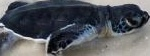
#> input picture COMP_9517-Works/OneDrive_2024-09-10/Traditonal Method/Final_Train_Set/110.jpg, 150 x 56 px, given as the content of the folder Penguins vs Turtles/archive/train/train, which was not available
$ jupyter execute --allow-errors 'Proposed_Detection_Method _1.ipynb'   (text cells are left out)
#> lines starting #> are read from the running program, lines starting #| are printed output that depends on the picture; after the words box and inside, x2 and y2 are one past the last pixel; in counts of white or black regions, pixels touching at a corner belong together; pictures that were not available may be replaced by others from this repository, and a replacement may not be noted
[cell 1]
import cv2
import matplotlib.pyplot as plt
import numpy as np

[cell 2]
def create_sift_detector_image_new_task3(img, nf, nOL, cT, eT, si):
    sift_create = cv2.SIFT_create(nfeatures=nf, nOctaveLayers=nOL, contrastThreshold=cT, edgeThreshold=eT, sigma=si)
    keypt, desc = sift_create.detectAndCompute(img, None)

    number_of_keypts = len(keypt)##'keypt' is a list

    reqd_keypts = int(0.1 * len(keypt))## reguired number of keypoints = 10/100 * keypoints in original image

    sift_create.setNFeatures(reqd_keypts)###setting nfeatures to required number of keypoints


    new_keypts, desc = sift_create.detectAndCompute(img, None) ##getting the new keypoints and descriptive features


    return new_keypts, desc

[cell 3]
def negative_image(img):
    img_arr = np.zeros(img.shape, dtype=img.dtype)

    for i in range(img_arr.shape[0]):
        for j in range(img_arr.shape[1]):
            for k in range(img_arr.shape[2]):
                img_arr[i][j][k] = 255 - img[i][j][k]##subtracting 255 from pixel value in each channel

    return img_arr

[cell 4]
def Brute_Force_Matches(desc_neg, desc_img):
    bf = cv2.BFMatcher(cv2.NORM_L1, crossCheck=False)

    matches = bf.match(desc_img,desc_neg)

    ##sorting the matching points according to nearest distance
    matches = sorted(matches, key = lambda x:x.distance)

    return matches

[cell 5]
# [37 lines left out: function img_with_bbox, not called in this run]

[cell 6]
def Contour_Detect_Algo_OpenCV(img):

    ##Saving the Copy of the Image
    img_copy = img.copy()


    ##Step 1: Convert the Image to Grayscale
    img_gray = cv2.cvtColor(img_copy, cv2.COLOR_BGR2GRAY)

    ##Step 2: Reversing the Intensity of the Image
    reverse_gray = cv2.bitwise_not(img_gray)

    #Step 3: Binary Thresholded Image formation with thresh=180
    _, img_binary = cv2.threshold(reverse_gray, 180, 255, cv2.THRESH_BINARY)


    #Step 4: finding all the contours from the thresholded image
    contours, hierarchy = cv2.findContours(img_binary, cv2.RETR_LIST, cv2.CHAIN_APPROX_SIMPLE)

    ##checking if the length of contours or number of contours > 0
    if len(contours) > 0:

        ###evaluating the largest area of the contour
        biggest_contour = max(contours, key = cv2.contourArea)

        ##getting the coordinates of the bounding box
        x, y, w, h = cv2.boundingRect(biggest_contour)

        x_min = x
        y_min = y

        x_max = x + w
        y_max = y + h

    else:
        x_min = 0   ##if still number of contours detected in image is 0, returning original input image
        y_min = 0
        x_max = img_copy.shape[0]
        y_max = img_copy.shape[1]

    return x_min, y_min, x_max , y_max

[cell 7]
def detection_T3(img):

    img_copy = img.copy()
    ##Step 1: Conversion to negative Image
    neg_img = negative_image(img)
    #plt.imshow(neg_img)

    ## Step 2: getting shift descriptor points from original image
    keypts_img, desc_img = create_sift_detector_image_new_task3(img, 0, 4, 0.04, 50, 1.67)


    ##Step 3: getting shift descriptor points from negative image
    keypts_neg_img, desc_neg = create_sift_detector_image_new_task3(neg_img, 0, 4, 0.04, 50, 1.67)

    ## Step4: finding matching keypoints between the negative and original image
    matching_keypts = Brute_Force_Matches(desc_neg, desc_img)


    ###Step 5: Bounding the image with bounding box
    if len(matching_keypts) > 55:
        x_min, y_min, x_max, y_max = img_with_bbox(matching_keypts, keypts_img, img)

    else:

        x_min, y_min, x_max, y_max = Contour_Detect_Algo_OpenCV(img_copy)

    return x_min, y_min, x_max, y_max

[cell 8]
import os
def loading_of_dataset(directory):
#> called with directory = 'Penguins vs Turtles/archive/train/train'
    imgs_dir = os.listdir(directory)


    count = 0
    for label in imgs_dir:
        img_dir = os.path.join(directory, label)##taking the full image directory
        image = cv2.imread(img_dir)
#> image is the input picture: shape (56, 150, 3); mean B, G, R 93.9, 88.2, 85.5
        img_rgb = image[:,:,::-1]
        min_x, min_y, max_x, max_y = detection_T3(image)
#> after the loop in negative_image, `for i in range(img_arr.shape[0]):`:
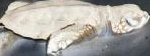
#> img_arr: shape (56, 150, 3); mean B, G, R 161.1, 166.8, 169.5
#> in create_sift_detector_image_new_task3, `keypt, desc = sift_create.detectAndCompute(img, None)`: keypt = 85 keypoints; strongest (x, y, size): (48, 38, 2.3), (6, 30, 3.6), (49, 51, 3.1), (11, 7, 4.7)
#> in create_sift_detector_image_new_task3, `number_of_keypts = len(keypt)##'keypt' is a list`: number_of_keypts = 85
#> in create_sift_detector_image_new_task3, `reqd_keypts = int(0.1 * len(keypt))## reguired number of keypoints = 1..`: reqd_keypts = 8
#> in create_sift_detector_image_new_task3, `new_keypts, desc = sift_create.detectAndCompute(img, None)`: new_keypts = 8 keypoints; (x, y, size): (48, 38, 2.3), (6, 30, 3.6), (49, 51, 3.1), (11, 7, 4.7), (145, 13, 2.3), (52, 47, 6.5), (68, 46, 1.8), (45, 38, 2)
#> in detection_T3, `keypts_img, desc_img = create_sift_detector_image_new_task3(img, 0, 4,..`: keypts_img has the same summary as new_keypts in create_sift_detector_image_new_task3
#> in detection_T3, `keypts_neg_img, desc_neg = create_sift_detector_image_new_task3(neg_im..`: keypts_neg_img has the same summary as new_keypts in create_sift_detector_image_new_task3
#> in Brute_Force_Matches, `matches = bf.match(desc_img,desc_neg)`: matches = 8 matches
#> in Contour_Detect_Algo_OpenCV, `img_gray = cv2.cvtColor(img_copy, cv2.COLOR_BGR2GRAY)`:
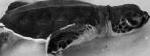
#> img_gray: shape (56, 150); min 0, max 242, mean 88.1
#> in Contour_Detect_Algo_OpenCV, `reverse_gray = cv2.bitwise_not(img_gray)`:
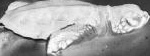
#> reverse_gray: shape (56, 150); min 13, max 255, mean 166.9
#> in Contour_Detect_Algo_OpenCV, `_, img_binary = cv2.threshold(reverse_gray, 180, 255, cv2.THRESH_BINARY)`:
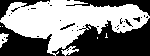
#> img_binary: shape (56, 150); 52.1% white; 34 black regions (27 under 20 px)
#> in Contour_Detect_Algo_OpenCV, `contours, hierarchy = cv2.findContours(img_binary, cv2.RETR_LIST, cv2...`: contours = 49 contours, 43 with area under 20; largest, box (x1, y1, x2, y2) and area: (0, 0, 150, 56) 4116, (61, 46, 79, 56) 60, (0, 33, 9, 48) 56, (59, 22, 76, 31) 46, (132, 16, 141, 23) 29, (124, 18, 133, 27) 28
#> in Contour_Detect_Algo_OpenCV, `biggest_contour = max(contours, key = cv2.contourArea)`: biggest_contour = contour of 250 points, box (x1, y1, x2, y2) (0, 0, 150, 56), area 4116
#> in Contour_Detect_Algo_OpenCV, `x, y, w, h = cv2.boundingRect(biggest_contour)`: x = 0; w = 150; h = 56
#> in Contour_Detect_Algo_OpenCV, `x_min = x`: x_min = 0
#> in Contour_Detect_Algo_OpenCV, `x_max = x + w`: x_max = 150
#> in Contour_Detect_Algo_OpenCV, `y_max = y + h`: y_max = 56
#> in detection_T3, `x_min, y_min, x_max, y_max = Contour_Detect_Algo_OpenCV(img_copy)`: x_min = 0; x_max = 150; y_max = 56
#> min_x = 0; min_y = 0; max_x = 150; max_y = 56

        cropped_image = image[min_y:max_y, min_x:max_x]

        cv2.imwrite('Final_Train_Set/{}.jpg'.format(count), cropped_image)
        count = count + 1

[cell 9]
train_directory = 'Penguins vs Turtles/archive/train/train'
loading_of_dataset(train_directory)

[cell 10]
import os
def loading_of_dataset(directory):
#> called with directory = 'Penguins vs Turtles/archive/valid/valid'
    imgs_dir = os.listdir(directory)

    predicted_coordinates = []
    count = 0
    for label in imgs_dir:
        img_dir = os.path.join(directory, label)##taking the full image directory
        image = cv2.imread(img_dir)
        img_rgb = image[:,:,::-1]


        min_x, min_y, max_x, max_y = detection_T3(image)
#> min_x = 0; min_y = 0; max_x = 150; max_y = 56


        predicted_coordinates.append([min_x, min_y, max_x, max_y])


        cropped_image = image[min_y:max_y, min_x:max_x]


        cv2.imwrite('Last_Valid_Set/{}.jpg'.format(count),  cropped_image)
        count = count + 1

    return predicted_coordinates

[cell 11]
validation_directory = 'Penguins vs Turtles/archive/valid/valid'
list_of_coords = loading_of_dataset(validation_directory)
#> list_of_coords = [[0, 0, 150, 56]]

[cell 12]
list_of_coords
#> Out = [[0, 0, 150, 56]]

[cell 13]
len(list_of_coords)
#> Out = 1

[cell 14]
import json

[cell 15]
valid_annotations_dir = 'valid_annotations'

#> (a cell that did not finish here is left out)

#> (a cell that did not finish here is left out)

[cell 18]
actual_coordinates = []

#> (the rest of this cell did not finish here and is left out)

[cell 19]
actual_coordinates

[cell 20]
len(actual_coordinates)

[cell 21]
import math

[cell 22]
# [13 lines left out: function estimate_centre_pos, not called in this run]

[cell 23]
# [12 lines left out: function Euclid_Dist_coords, not called in this run]

[cell 24]
len(list_of_coords)
#> Out = 1

[cell 25]
len(actual_coordinates)

[cell 26]
measures_dist = []
for i, j in zip(list_of_coords, actual_coordinates):
    dist = Euclid_Dist_coords(i, j)
    measures_dist.append(dist)
#> this loop made 0 passes
#> after the loop, measures_dist = []

[cell 27]
measures_dist

#> (a cell that did not finish here is left out)

[cell 29]
# [15 lines left out: function calculate_Standard_dev, not called in this run]

#> (a cell that did not finish here is left out)

[cell 31]
# [17 lines left out: function estimate_intersect_area, not called in this run]

[cell 32]
# [14 lines left out: function estimate_union_area, not called in this run]

[cell 33]
# [6 lines left out: function estimate_iou_calculate, not called in this run]

[cell 34]
measures_iou = []
for m, n in zip(list_of_coords, actual_coordinates):
    iou_img = estimate_iou_calculate(m, n)
    measures_iou .append(iou_img)
#> after the loop, measures_iou = []

$ run again, on COMP_9517-Works/OneDrive_2024-09-10/Traditonal Method/Final_Train_Set/133.jpg
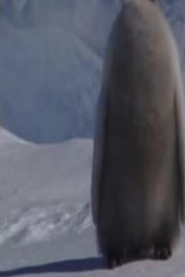
#> input picture COMP_9517-Works/OneDrive_2024-09-10/Traditonal Method/Final_Train_Set/133.jpg, 185 x 277 px, given as the content of the folder Penguins vs Turtles/archive/train/train, which was not available
#> in loading_of_dataset, image is the input picture: shape (277, 185, 3); mean B, G, R 100.3, 88.5, 85.8
#> after the loop in negative_image, `for i in range(img_arr.shape[0]):`:
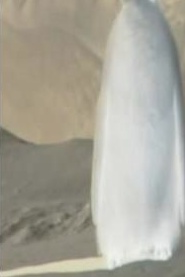
#> img_arr: shape (277, 185, 3); mean B, G, R 154.7, 166.5, 169.2
#> keypt = 41 keypoints; strongest (x, y, size): (161, 249, 15.7), (118, 243, 28.7), (87, 264, 9.4), (38, 269, 6.3)
#> number_of_keypts = 41
#> reqd_keypts = 4
#> new_keypts = 4 keypoints; (x, y, size): (161, 249, 15.7), (118, 243, 28.7), (87, 264, 9.4), (87, 264, 9.4)
#> keypts_img has the same summary as new_keypts in create_sift_detector_image_new_task3
#> keypts_neg_img has the same summary as new_keypts in create_sift_detector_image_new_task3
#> matches = 4 matches
#> in Contour_Detect_Algo_OpenCV, `_, img_binary = cv2.threshold(reverse_gray, 180, 255, cv2.THRESH_BINARY)`:
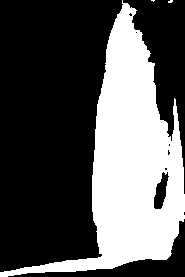
#> img_binary: shape (277, 185); 34.4% white; 3 white regions (2 under 20 px)
#> contours = 9 contours, 7 with area under 20; largest, box (x1, y1, x2, y2) and area: (0, 0, 185, 277) 17494, (153, 171, 170, 210) 356
#> biggest_contour = contour of 286 points, box (x1, y1, x2, y2) (0, 0, 185, 277), area 17494
#> x = 0; w = 185; h = 277
#> in Contour_Detect_Algo_OpenCV, `x_min = x`: x_min = 0
#> in Contour_Detect_Algo_OpenCV, `x_max = x + w`: x_max = 185
#> in Contour_Detect_Algo_OpenCV, `y_max = y + h`: y_max = 277
#> in detection_T3, `x_min, y_min, x_max, y_max = Contour_Detect_Algo_OpenCV(img_copy)`: x_min = 0; x_max = 185; y_max = 277
#> in loading_of_dataset, `min_x, min_y, max_x, max_y = detection_T3(image)`: min_x = 0; max_x = 185; max_y = 277
#> in loading_of_dataset, `min_x, min_y, max_x, max_y = detection_T3(image)`: min_x = 0; max_x = 185; max_y = 277
#> list_of_coords = [[0, 0, 185, 277]]
#> `len(list_of_coords)`: Out = 1
#> after the loop `for i, j in zip(list_of_coords, actual_coordinates):`: measures_dist = []

$ run again, on COMP_9517-Works/OneDrive_2024-09-10/Traditonal Method/Final_Train_Set/14.jpg
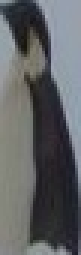
#> input picture COMP_9517-Works/OneDrive_2024-09-10/Traditonal Method/Final_Train_Set/14.jpg, 27 x 85 px, given as the content of the folder Penguins vs Turtles/archive/train/train, which was not available (shown 3 times larger)
#> in loading_of_dataset, image is the input picture: shape (85, 27, 3); mean B, G, R 99.9, 97.8, 95.5
#> after the loop in negative_image, `for i in range(img_arr.shape[0]):`:
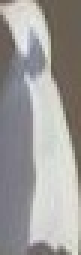
#> img_arr: shape (85, 27, 3) (shown 3 times larger); mean B, G, R 155.1, 157.2, 159.5
#> keypt = 24 keypoints; strongest (x, y, size): (14, 31, 8.3), (15, 17, 2), (7, 15, 3.2), (15, 26, 3.3)
#> number_of_keypts = 24
#> reqd_keypts = 2
#> new_keypts = 2 keypoints; (x, y, size): (14, 31, 8.3), (14, 31, 8.3)
#> keypts_img has the same summary as new_keypts in create_sift_detector_image_new_task3
#> keypt = 25 keypoints; strongest (x, y, size): (14, 31, 8.3), (15, 17, 2), (7, 15, 3.2), (15, 26, 3.3)
#> keypts_neg_img has the same summary as new_keypts in create_sift_detector_image_new_task3
#> matches = 2 matches
#> in Contour_Detect_Algo_OpenCV, `_, img_binary = cv2.threshold(reverse_gray, 180, 255, cv2.THRESH_BINARY)`:
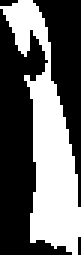
#> img_binary: shape (85, 27) (shown 3 times larger); 40.6% white; 1 white region
#> contours = 1 contour; box (x1, y1, x2, y2) and area: (0, 0, 27, 85) 824
#> biggest_contour = contour of 97 points, box (x1, y1, x2, y2) (0, 0, 27, 85), area 824
#> x = 0; w = 27; h = 85
#> in Contour_Detect_Algo_OpenCV, `x_min = x`: x_min = 0
#> in Contour_Detect_Algo_OpenCV, `x_max = x + w`: x_max = 27
#> in Contour_Detect_Algo_OpenCV, `y_max = y + h`: y_max = 85
#> in detection_T3, `x_min, y_min, x_max, y_max = Contour_Detect_Algo_OpenCV(img_copy)`: x_min = 0; x_max = 27; y_max = 85
#> in loading_of_dataset, `min_x, min_y, max_x, max_y = detection_T3(image)`: min_x = 0; max_x = 27; max_y = 85
#> keypt = 24 keypoints; strongest (x, y, size): (14, 31, 8.3), (15, 17, 2), (7, 15, 3.2), (15, 26, 3.3)
#> keypt = 25 keypoints; strongest (x, y, size): (14, 31, 8.3), (15, 17, 2), (7, 15, 3.2), (15, 26, 3.3)
#> in loading_of_dataset, `min_x, min_y, max_x, max_y = detection_T3(image)`: min_x = 0; max_x = 27; max_y = 85
#> list_of_coords = [[0, 0, 27, 85]]
#> `len(list_of_coords)`: Out = 1
#> after the loop `for i, j in zip(list_of_coords, actual_coordinates):`: measures_dist = []
